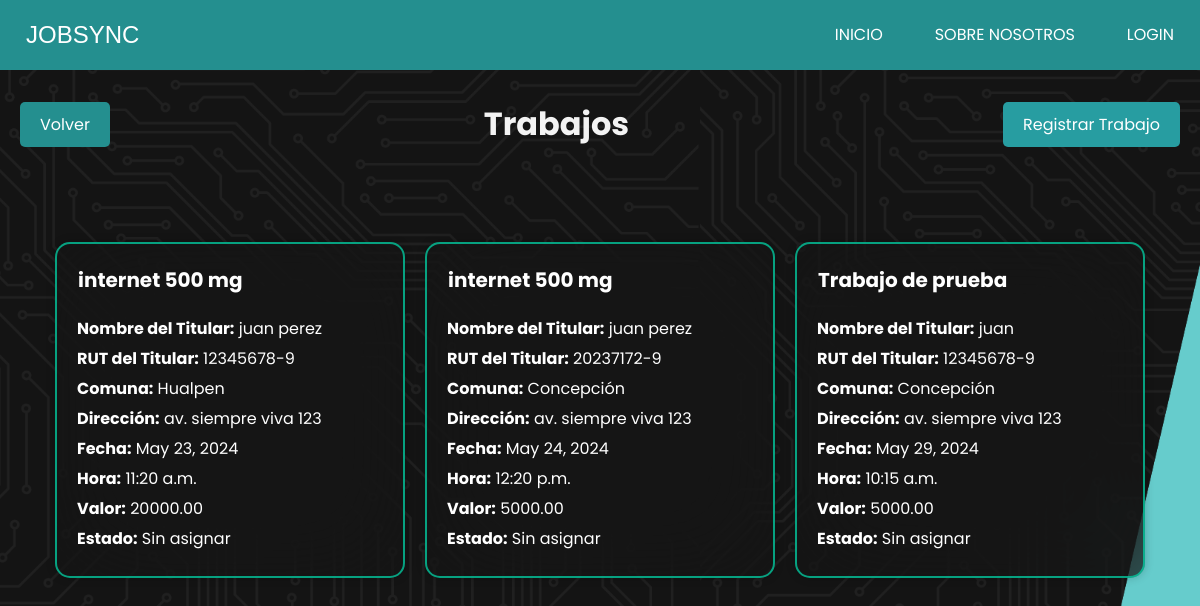
Screenshot of /trabajos/ with the database file from the repository.
### JobSyncApp/models.py (models this page shows, shortened)
class Trabajo(models.Model):
    colaborador = models.ForeignKey(CustomUser, on_delete=models.SET_NULL, null=True, blank=True)
    nombre_trabajo = models.CharField(max_length=100)
    nombre_titular = models.CharField(max_length=100)
    rut_titular = models.CharField(max_length=12)
    comuna = models.ForeignKey(Comuna, on_delete=models.SET_NULL, null=True)
    direccion = models.CharField(max_length=255)
    fecha = models.DateField()
    hora = models.TimeField()
    valor = models.DecimalField(max_digits=10, decimal_places=2)
    ESTADO_CHOICES = [
        ('sin_asignar', 'Sin asignar'),
        ('pendiente', 'Pendiente'),
        ('completado', 'Completado'),
    ]
    estado = models.CharField(max_length=20, choices=ESTADO_CHOICES, default='sin_asignar')

class Comuna(models.Model):
    nombre = models.CharField(max_length=100, unique=True)
    def __str__(self):
        return self.nombre

### JobSyncApp/views.py (the view)
# urls.py: path('trabajos/', views.trabajos, name='trabajos'),
def trabajos(request):
    trabajos = Trabajo.objects.all()  # Obtener todos los trabajos
    return render(request, 'admin/gestion_trabajos/trabajos.html', {'trabajos': trabajos})

### JobSyncApp/templates/admin/gestion_trabajos/trabajos.html (shortened to what this page needs)
{% extends 'index.html' %}
{% load static %}
{% block extra_css %}
<link rel="stylesheet" href="{% static 'css/admin/trabajos.css' %}">
{% endblock extra_css %}
{% block contenido %}
<div class="card-container">
    <div class="header">
        <a href="{% url 'index_trabajo' %}"  class="boton volver">Volver</a>
        <h1 id="titulo-trabajos">Trabajos</h1>
        <a href="{% url 'crear_trabajo' %}"  class="boton regresar">Registrar Trabajo</a>
    </div>
    {% for trabajo in trabajos %}
    <div class="card">
        <div class="botones">
        <button class="delete-btn" data-url="{% url 'eliminar_usuario' trabajo.id %}"> </button>
        <button class="edit-btn" data-url="{% url 'modificar_usuario' trabajo.id %}" > </button>
        <h2> {{ trabajo.nombre_trabajo }}</h2>
        </div>
        <p><strong>Nombre del Titular:</strong> {{ trabajo.nombre_titular }}</p>
        <p><strong>RUT del Titular:</strong> {{ trabajo.rut_titular }}</p>
        <p><strong>Comuna:</strong> {{ trabajo.comuna }}</p>
        <p><strong>Dirección:</strong> {{ trabajo.direccion }}</p>
        <p><strong>Fecha:</strong> {{ trabajo.fecha }}</p>
        <p><strong>Hora:</strong> {{ trabajo.hora }}</p>
        <p><strong>Valor:</strong> {{ trabajo.valor }}</p>
        <p><strong>Estado:</strong> {{ trabajo.get_estado_display }}</p>
    </div>
    {% endfor %}
</div>
{% endblock %}

### JobSyncApp/static/css/estilo.css (style rules this page uses)
* { margin: 0; padding: 0; box-sizing: border-box; }
html, body { margin: 0; padding: 0; width: 100%; height: 100%; }

### JobSyncApp/static/css/admin/trabajos.css (style rules this page uses)
* { padding: 0; margin: 0; box-sizing: border-box; text-decoration: none; list-style: none; border: none; outline: none; font-family: "Poppins", sans-serif; }
body { min-height: 100vh; width: 100%; display: flex; align-items: center; justify-content: center; background: url("/static/css/img/fondo.png") no-repeat center center fixed; background-size: cover; }
.header { width: 100%; display: flex; justify-content: space-between; align-items: center; padding: 20px; color: rgba(255, 255, 255, 0.8); position: fixed; top: 80px; }
#titulo-trabajos { margin: 0; flex-grow: 1; text-align: center; color: #f3f3f3; }
.card-container { display: flex; flex-wrap: wrap; justify-content: center; margin-top: 20px; }
.card { width: 350px; margin: 10px; padding: 20px; background: rgba(22, 22, 22, 0.61); border: 2px solid rgba(3, 207, 163, 0.76); box-shadow: 0 0 10px rgba(0, 0, 0, .2); color: #fff; backdrop-filter: blur(50px); border-radius: 15px; }
.card h2 { font-size: 20px; margin-bottom: 10px; }
.card p { margin: 5px 0; }
.card .delete-btn, .card .edit-btn { background: transparent; color: white; border: none; padding: 10px; border-radius: 10%; cursor: pointer; }
.card { position: relative; }
.card .delete-btn, .card .edit-btn { position: absolute; top: 10px; right: 10px; }
.card .edit-btn { right: 50px; }
.botones { padding: 1px; margin-bottom: 10px; }
.boton { padding: 10px 20px; background-color: #007bff; color: white; text-decoration: none; border-radius: 5px; transition: background-color 0.3s ease; }
.boton.volver { background-color: #248f8f; }
.boton.regresar { background-color: #279da1; }

### rows the page displays
Trabajo: nombre_trabajo "internet 500 mg", nombre_titular "juan perez", rut_titular "12345678-9", comuna "Hualpen", direccion "av. siempre viva 123", fecha "May 23, 2024", hora "11:20 a.m.", valor "20000.00", estado "Sin asignar"
Trabajo: nombre_trabajo "internet 500 mg", nombre_titular "juan perez", rut_titular "20237172-9", comuna "Concepción", direccion "av. siempre viva 123", fecha "May 24, 2024", hora "12:20 p.m.", valor "5000.00", estado "Sin asignar"
Trabajo: nombre_trabajo "Trabajo de prueba", nombre_titular "juan", rut_titular "12345678-9", comuna "Concepción", direccion "av. siempre viva 123", fecha "May 29, 2024", hora "10:15 a.m.", valor "5000.00", estado "Sin asignar"
